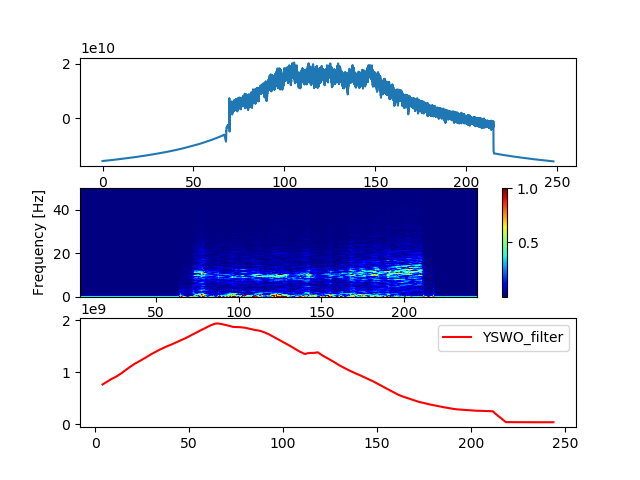

Reproduce this figure in Python.
import numpy as np
import pyedflib
import matplotlib.pylab as plt
from scipy import signal
from scipy import ndimage
import scipy.io
import scipy.io as sio
#mat_contents = scipy.io.loadmat('Subject.mat')
mat_contents = sio.loadmat('matlab1.mat')
dat = mat_contents['X']
import copy

def iir_band_filter(ite_data, fs, btype, ftype, order=None, Quality=None , window=None, lowcut=None, highcut=None, zerophase=None, rps=None):
    fe = fs / 2.0
    if not lowcut == ''  and not highcut == '':
        wn = [lowcut / fe, highcut / fe]
    elif not lowcut == '':
        wn = lowcut / fe
    elif not highcut == '':
        wn = highcut / fe

    if rps[0]=='':
        rps[0] =10
    if rps[1]=='':
        rps[1] =10

    if btype in ["butter","bessel","cheby1","cheby2","ellip"] :
        z, p, k = signal.iirfilter(order, wn, btype=ftype, ftype=btype, output="zpk", rp=rps[0], rs=rps[1])
        try:
            sos = signal.zpk2sos(z, p, k)
            ite_data = signal.sosfilt(sos, ite_data)
            if zerophase:
                ite_data = signal.sosfilt(sos, ite_data[::-1])[::-1]
        except:
            print('A filter had an issue: ','btype', btype,'ftype', ftype,'order', order ,'Quality', Quality , 'window',window ,'lowcut', lowcut ,'highcut', highcut  , 'rps',rps  )
    elif btype == "iirnotch":
        b, a = signal.iirnotch(lowcut, Quality, fs)
        y = signal.filtfilt(b, a, ite_data)
    elif btype == "Moving average":
        z2 = np.cumsum(np.pad(ite_data, ((window, 0) ), 'constant', constant_values=0), axis=0)
        z1 = np.cumsum(np.pad(ite_data, ((0, window) ), 'constant', constant_values=ite_data[-1]), axis=0)
        ite_data= (z1 - z2)[(window - 1):-1] / window
    return ite_data

def signalfilterbandpass(Sigs_dict,fs,Filter_info):
    N = len(Sigs_dict[list(Sigs_dict.keys())[0]])
    btype = Filter_info[0]
    ftype = Filter_info[1]
    order = Filter_info[2]
    Quality = Filter_info[3]
    window= Filter_info[4]
    lowcut= Filter_info[5]
    highcut= Filter_info[6]
    rps = [Filter_info[7],Filter_info[8]]

    if not order == '':
        if order >10:
            order=10
        if order <0:
            order=0
    if not lowcut == '':
        if lowcut <=0:
            lowcut=1/fs
    if not highcut == '':
        if highcut >= fs/2:
            highcut = fs/2-1

    if not window == '':
        window = int(window*fs)
        if window <= 0:
            window = 1
        elif window > N:
            window = N

    for idx_lfp, key in enumerate(list(Sigs_dict.keys())):
        Sigs_dict[key] = iir_band_filter(Sigs_dict[key], fs, btype, ftype, order=order, Quality=Quality , window=window, lowcut=lowcut, highcut=highcut, zerophase=0, rps=rps)
    return Sigs_dict


Fs =1024
# file = pyedflib.EdfReader('band0.5-30hz.edf')

#n = file.signals_in_file
#signal_labels = file.getSignalLabels()


# sigbufs = np.zeros((n, f.getNSamples()[0]))
#for i in np.arange(n):
#     sigbufs[i, :] = f.readSignal(i)
#
# #ts= int(233 * Fs)
# #te= int((233+5) * Fs)
# #sigbufs = sigbufs[:,ts:te]
# t = np.arange(sigbufs.shape[1])/Fs/60
#
# L = sigbufs[4, :]

#['EEG Fp1', 'EEG Fp2', 'EEG F3', 'EEG F4', 'EEG C3', 'EEG C4', 'EEG P3', 'EEG P4', 'EEG O1', 'EEG O2', 'EEG F7', 'EEG F8', 'EEG T7', 'EEG T8', 'EEG P7', 'EEG P8', 'EEG Fz', 'EEG Cz', 'EEG Pz', 'EEG Oz', 'EEG FC1', 'EEG FC2', 'EEG CP1', 'EEG CP2', 'EEG FC5', 'EEG FC6', 'EEG CP5', 'EEG CP6', 'EEG TP9', 'EEG TP10', 'EEG POz', 'ECG ECG', 'ECG ECG2', 'EOG HEOG', 'EOG VEOG']
i=110

#EEG= file.readSignal(i)
EEG= dat[i]
# L = L[Fs*40*60:Fs*60*60]
t = np.arange(len(EEG))/Fs
#M = (L - R) /2
window = int(Fs * 8)
overlap = int(Fs * 3)
overlap = window-100

#f, t2, Sxx = signal.spectrogram(L, Fs, nperseg= k, nfft= k, noverlap=int(Fs*0.5), scaling  ="density",mode ='psd')
# f, t2, Sxx = signal.spectrogram(EEG, Fs, nperseg= window, nfft= window, noverlap=overlap, scaling  ="spectrum",mode ='psd')

f, t2, Sxx = signal.spectrogram(EEG, Fs, nperseg= window, nfft= window, noverlap=overlap, scaling  ="spectrum",mode ='magnitude')
Sxx_o =  copy.deepcopy(Sxx)
# Sxx   = 10*np.log10(Sxx)
# Sxx[Sxx>16]=16
# Sxx[Sxx<-19]=-19
maxvect = np.max(Sxx, axis=0)
Sxx = Sxx / maxvect
# Sxx = ndimage.filters.gaussian_filter(Sxx,1)
fmax = 50
findex =np.where(f>fmax)[0][0]

#Sxx = Sxx/ np.mean(Sxx,axis=0)


ALPHA_f =[np.where(f>8)[0][0],np.where(f>12)[0][0]]
SALPHA = Sxx_o[ALPHA_f[0]:ALPHA_f[1],:]
YALPHA = np.sum(SALPHA,axis=0)


DELTA_f =[np.where(f>0.5)[0][0],np.where(f>4)[0][0]]
SDELTA = Sxx_o[DELTA_f[0]:DELTA_f[1],:]
YDELTA = np.sum(SDELTA,axis=0)


SWO_f =[np.where(f>0.25)[0][0],np.where(f>1.5)[0][0]]
SSWO = Sxx_o[SWO_f[0]:SWO_f[1],:]
YSWO = np.sum(SSWO,axis=0)


THETA_f =[np.where(f>4)[0][0],np.where(f>8)[0][0]]
STHETA = Sxx_o[THETA_f[0]:THETA_f[1],:]
YTHETA = np.sum(STHETA,axis=0)


BETA_f =[np.where(f>12)[0][0],np.where(f>30)[0][0]]
SBETA = Sxx_o[BETA_f[0]:BETA_f[1],:]
YBETA = np.sum(SBETA,axis=0)


Filter_list = [['Moving average', '', '', '', 1.0, '', '', '', '']]
for Filter_info in Filter_list:
    YSWO_filter = signalfilterbandpass({'YSWO':YSWO}, Fs, Filter_info)['YSWO']

plt.figure()
plt.subplot(3,1,1)
#plt.title(signal_labels[i])
#plt.title('Test_2 : 14fev2019')
plt.plot(t,EEG)
plt.subplot(3,1,2)
#plt.pcolormesh(t2, f[:findex], np.log10(Sxx[:findex,:])** 0.9,cmap='hot')
# plt.pcolormesh(t2, f[:findex],  Sxx[:findex,:] ** 1, cmap='jet')
plt.pcolormesh(t2, f[:findex], Sxx[:findex,:],cmap='jet')
# plt.pcolormesh(t2, f[SWO_f[0]:SWO_f[1]], Sxx_o[SWO_f[0]:SWO_f[1],:],cmap='jet')
plt.ylabel('Frequency [Hz]')
plt.xlabel('Time [sec]')
plt.colorbar()
plt.subplot(3,1,3)
# plt.plot(t2,YALPHA,label='YALPHA')
# plt.plot(t2,YDELTA,label='YDELTA')
#plt.plot(t2,YSWO,label='YSWO')
plt.plot(t2,YSWO_filter,label='YSWO_filter',color='r')
# plt.plot(t2,YTHETA,label='YTHETA')
# plt.plot(t2,YBETA,label='YBETA')
plt.legend()
plt.show()
